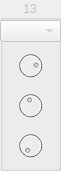
   <widget class="QGroupBox" name="step_13">
    <property name="enabled">
     <bool>false</bool>
    </property>
    <property name="geometry">
     <rect>
      <x>850</x>
      <y>70</y>
      <width>61</width>
      <height>171</height>
     </rect>
    </property>
    <property name="title">
     <string>13</string>
    </property>
    <property name="alignment">
     <set>Qt::AlignCenter</set>
    </property>
    <property name="flat">
     <bool>false</bool>
    </property>
    <property name="checkable">
     <bool>false</bool>
    </property>
    <property name="checked">
     <bool>false</bool>
    </property>
    <widget class="DialKnob" name="ctrl_13">
     <property name="geometry">
      <rect>
       <x>0</x>
       <y>130</y>
       <width>61</width>
       <height>31</height>
      </rect>
     </property>
     <property name="sizePolicy">
      <sizepolicy hsizetype="Fixed" vsizetype="Fixed">
       <horstretch>0</horstretch>
       <verstretch>0</verstretch>
      </sizepolicy>
     </property>
     <property name="minimumSize">
      <size>
       <width>0</width>
       <height>0</height>
      </size>
     </property>
     <property name="maximumSize">
      <size>
       <width>16777215</width>
       <height>16777215</height>
      </size>
     </property>
     <property name="minimum">
      <number>0</number>
     </property>
     <property name="maximum">
      <number>127</number>
     </property>
     <property name="value">
      <number>0</number>
     </property>
     <property name="wrapping">
      <bool>false</bool>
     </property>
     <property name="notchTarget">
      <double>8.000000000000000</double>
     </property>
     <property name="notchesVisible">
      <bool>false</bool>
     </property>
    </widget>
    <widget class="DialKnob" name="velocity_13">
     <property name="geometry">
      <rect>
       <x>0</x>
       <y>50</y>
       <width>61</width>
       <height>31</height>
      </rect>
     </property>
     <property name="sizePolicy">
      <sizepolicy hsizetype="Fixed" vsizetype="Fixed">
       <horstretch>0</horstretch>
       <verstretch>0</verstretch>
      </sizepolicy>
     </property>
     <property name="minimumSize">
      <size>
       <width>0</width>
       <height>0</height>
      </size>
     </property>
     <property name="maximumSize">
      <size>
       <width>16777215</width>
       <height>16777215</height>
      </size>
     </property>
     <property name="minimum">
      <number>0</number>
     </property>
     <property name="maximum">
      <number>127</number>
     </property>
     <property name="value">
      <number>100</number>
     </property>
     <property name="wrapping">
      <bool>false</bool>
     </property>
     <property name="notchTarget">
      <double>8.000000000000000</double>
     </property>
     <property name="notchesVisible">
      <bool>false</bool>
     </property>
    </widget>
    <widget class="DialKnob" name="gate_13">
     <property name="geometry">
      <rect>
       <x>0</x>
       <y>90</y>
       <width>61</width>
       <height>31</height>
      </rect>
     </property>
     <property name="sizePolicy">
      <sizepolicy hsizetype="Fixed" vsizetype="Fixed">
       <horstretch>0</horstretch>
       <verstretch>0</verstretch>
      </sizepolicy>
     </property>
     <property name="minimumSize">
      <size>
       <width>0</width>
       <height>0</height>
      </size>
     </property>
     <property name="maximumSize">
      <size>
       <width>16777215</width>
       <height>16777215</height>
      </size>
     </property>
     <property name="minimum">
      <number>1</number>
     </property>
     <property name="maximum">
      <number>200</number>
     </property>
     <property name="value">
      <number>94</number>
     </property>
     <property name="wrapping">
      <bool>false</bool>
     </property>
     <property name="notchTarget">
      <double>8.000000000000000</double>
     </property>
     <property name="notchesVisible">
      <bool>false</bool>
     </property>
    </widget>
    <widget class="ComboPicker" name="note_13">
     <property name="geometry">
      <rect>
       <x>0</x>
       <y>20</y>
       <width>61</width>
       <height>22</height>
      </rect>
     </property>
    </widget>
   </widget>
